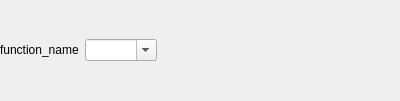
<?xml version="1.0" encoding="UTF-8"?>
<ui version="4.0">
 <class>TermWidget</class>
 <widget class="QWidget" name="TermWidget">
  <property name="geometry">
   <rect>
    <x>0</x>
    <y>0</y>
    <width>400</width>
    <height>101</height>
   </rect>
  </property>
  <property name="sizePolicy">
   <sizepolicy hsizetype="Preferred" vsizetype="Minimum">
    <horstretch>0</horstretch>
    <verstretch>0</verstretch>
   </sizepolicy>
  </property>
  <property name="windowTitle">
   <string>Form</string>
  </property>
  <layout class="QGridLayout" name="gridLayout_5" rowstretch="0,10" columnstretch="0,1">
   <property name="leftMargin">
    <number>0</number>
   </property>
   <property name="topMargin">
    <number>0</number>
   </property>
   <property name="rightMargin">
    <number>0</number>
   </property>
   <property name="bottomMargin">
    <number>0</number>
   </property>
   <item row="0" column="0">
    <layout class="QGridLayout" name="grid_1">
     <item row="0" column="0">
      <widget class="QLabel" name="function_name">
       <property name="sizePolicy">
        <sizepolicy hsizetype="Preferred" vsizetype="Minimum">
         <horstretch>0</horstretch>
         <verstretch>0</verstretch>
        </sizepolicy>
       </property>
       <property name="text">
        <string>function_name</string>
       </property>
      </widget>
     </item>
    </layout>
   </item>
   <item row="0" column="1">
    <layout class="QGridLayout" name="grid_2">
     <item row="0" column="0">
      <widget class="QComboBox" name="function_impl">
       <property name="editable">
        <bool>true</bool>
       </property>
      </widget>
     </item>
     <item row="0" column="1">
      <spacer name="horizontalSpacer">
       <property name="orientation">
        <enum>Qt::Horizontal</enum>
       </property>
       <property name="sizeHint" stdset="0">
        <size>
         <width>40</width>
         <height>20</height>
        </size>
       </property>
      </spacer>
     </item>
    </layout>
   </item>
   <item row="1" column="0">
    <layout class="QGridLayout" name="grid_3"/>
   </item>
   <item row="1" column="1">
    <layout class="QGridLayout" name="grid_4"/>
   </item>
  </layout>
 </widget>
 <resources/>
 <connections/>
</ui>
